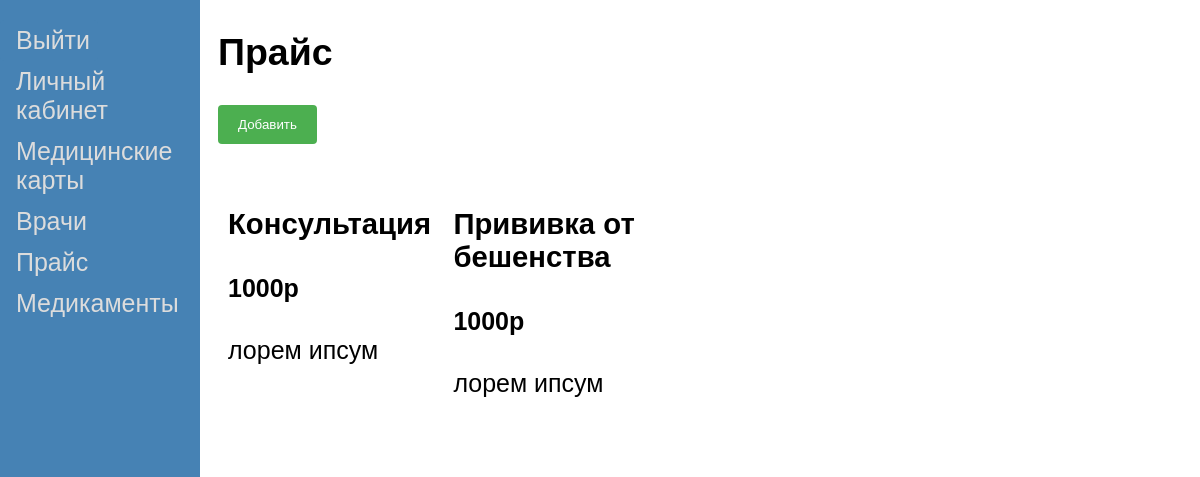
The page /pricelist.phtml on the database as committed earlier.
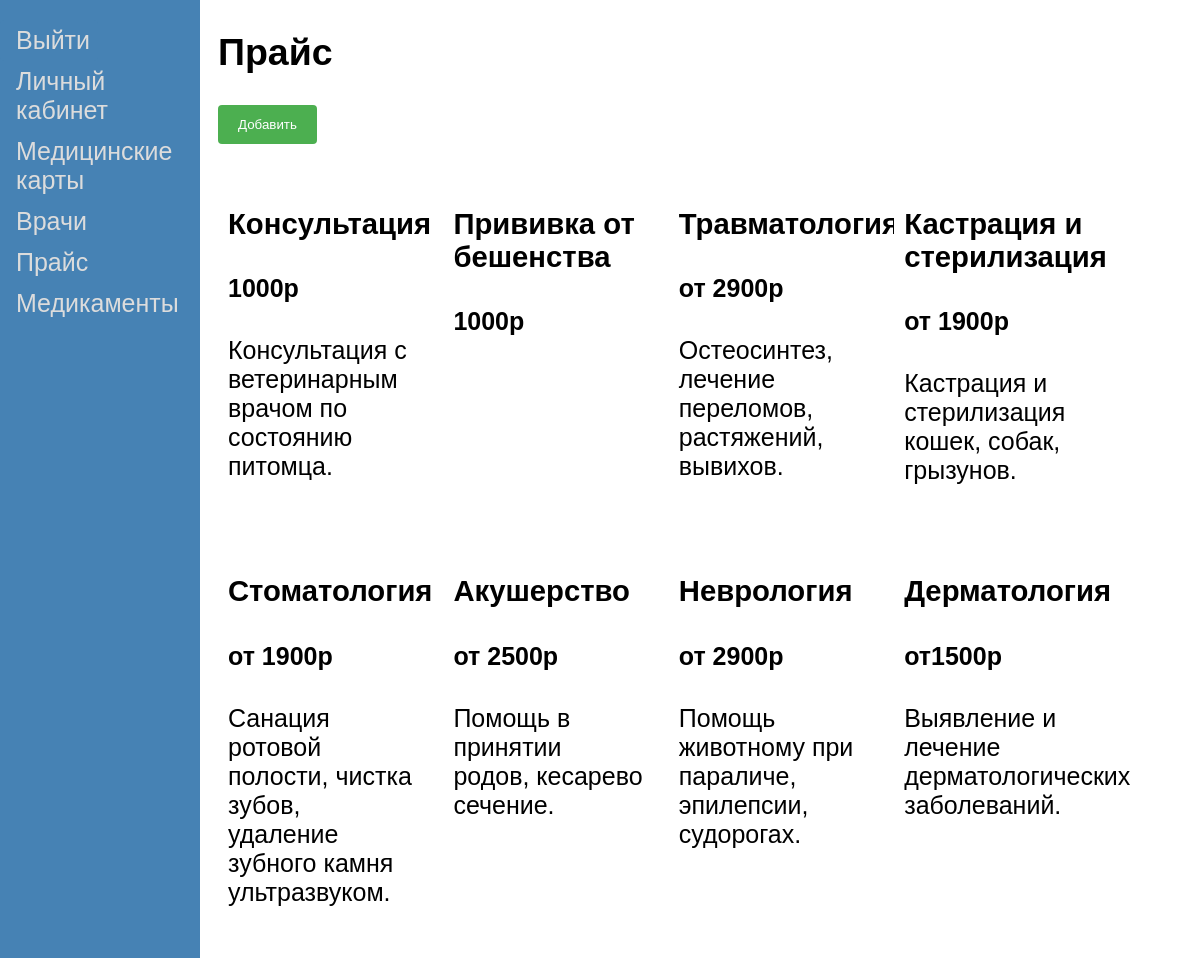
The same page on the database as committed later.
### tables this page shows
CREATE TABLE `services` (
  `idservices` int NOT NULL,
  `Name` varchar(45) NOT NULL,
  `Description` varchar(100) NOT NULL,
  `Cost` varchar(45) NOT NULL
);

### pricelist.phtml (the view, shortened to what this page needs)
<!DOCTYPE html>
<html>
<head>
<link rel="stylesheet" type="text/css" href="style.css">
</head>
<body>
<div class="sidenav">
    <form action="exit.php">
    <input type="submit" value="Выйти" >
    </form>
  <a href="lk.phtml">Личный кабинет</a>
  <a href="medcard.phtml">Медицинские карты</a>
  <a href="doctors.phtml">Врачи</a>
  <a href="pricelist.phtml">Прайс</a>
  <a href="medicines.phtml">Медикаменты</a>
</div>
<div class="main">
  <h2>Прайс</h2>
<form action="pricelist.html">
    <input type="submit" value="Добавить" >
</form>
<?php
$host="localhost";
$port=3360;
$socket="";
$user="root";
$password="";
$dbname="vetclinic";
$con = new mysqli($host, $user, $password, $dbname, $port, $socket)
    or die ('Could not connect to the database server' . mysqli_connect_error());
$show = $con->query("SELECT * FROM services");
echo "<div class='row'>";
$all = $show->fetch_all(MYSQLI_ASSOC);
foreach($all as $row)
{
    echo "<div class='column'>
          <div class='content'>";
      echo "<h3>". $row["Name"] . "</h3>";
      echo "<h4>". $row["Cost"] . "</h4>";
      echo "<p>" . $row["Description"] . "</p>";
    echo "</div></div>";
}
?>
</div>
</body>
</html>

### style.css (style rules this page uses)
body { background-color: #f1f1f1; font-family: "Lato", sans-serif; }
.sidenav { height: 100%; width: 200px; position: fixed; z-index: 1; top: 0; left: 0; background-color: #4682B4; overflow-x: hidden; padding-top: 20px; }
.sidenav a { padding: 6px 8px 6px 16px; text-decoration: none; font-size: 25px; color: #DCDCDC; display: block; }
.sidenav input[type=submit] { background-color: #4682B4; color: #DCDCDC; font-size: 25px; padding: 6px 8px 6px 16px; border: none; border-radius: 4px; cursor: pointer; }
.main { margin-left: 200px; font-size: 25px; padding: 0px 10px; }
.row { margin: 8px -16px; }
.row, .row > .column { padding: 8px; }
.column { float: left; width: 23%; }
.row:after { content: ""; display: table; clear: both; }
.content { background-color: white; padding: 10px; }
body, html { height: 100%; font-family: Arial, Helvetica, sans-serif; background-color: white; }
* { box-sizing: border-box; }

### pricelist.phtml (style rules this page uses)
body { font-family: Arial, Helvetica, sans-serif; }
input[type=submit] { background-color: #4CAF50; color: white; padding: 12px 20px; border: none; border-radius: 4px; cursor: pointer; }

Rows that differ between the two databases and show on the page:
changed services "Консультация": Description "лорем ипсум" → "Консультация с ветеринарным врачом по состоянию питомца."
changed services "Прививка от бешенства": Description "лорем ипсум" → (not shown)
added services: Name "Травматология", Cost "от 2900р", Description "Остеосинтез, лечение переломов, растяжений, вывихов."
added services: Name "Кастрация и стерилизация", Cost "от 1900р", Description "Кастрация и стерилизация кошек, собак, грызунов."
added services: Name "Стоматология", Cost "от 1900р", Description "Санация ротовой полости, чистка зубов, удаление зубного камня ультразвуком."
added services: Name "Акушерство", Cost "от 2500р", Description "Помощь в принятии родов, кесарево сечение."
added services: Name "Неврология", Cost "от 2900р", Description "Помощь животному при параличе, эпилепсии, судорогах."
added services: Name "Дерматология", Cost "от1500р", Description "Выявление и лечение дерматологических заболеваний."
